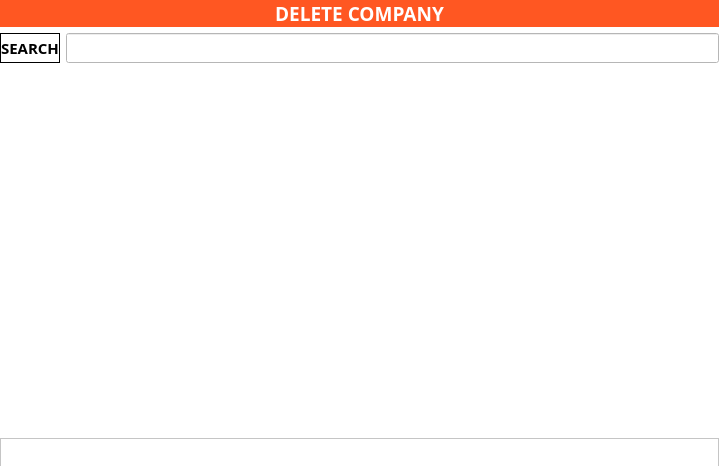
<?xml version="1.0" encoding="UTF-8"?>
<ui version="4.0">
 <class>Form</class>
 <widget class="QWidget" name="Form">
  <property name="geometry">
   <rect>
    <x>0</x>
    <y>0</y>
    <width>719</width>
    <height>466</height>
   </rect>
  </property>
  <property name="windowTitle">
   <string>Form</string>
  </property>
  <property name="styleSheet">
   <string notr="true">background-color: rgb(255, 255, 255);</string>
  </property>
  <layout class="QGridLayout" name="gridLayout">
   <property name="leftMargin">
    <number>0</number>
   </property>
   <property name="topMargin">
    <number>0</number>
   </property>
   <property name="rightMargin">
    <number>0</number>
   </property>
   <property name="bottomMargin">
    <number>0</number>
   </property>
   <item row="0" column="0">
    <widget class="QLabel" name="title">
     <property name="font">
      <font>
       <family>Open Sans</family>
       <pointsize>11</pointsize>
       <weight>75</weight>
       <bold>true</bold>
       <stylestrategy>PreferAntialias</stylestrategy>
      </font>
     </property>
     <property name="styleSheet">
      <string notr="true">background-color:rgb(255,87,34);
color: rgb(255, 255, 255);</string>
     </property>
     <property name="text">
      <string>&lt;html&gt;&lt;head/&gt;&lt;body&gt;&lt;p&gt;&lt;span style=&quot; font-size:14pt;&quot;&gt;DELETE COMPANY&lt;/span&gt;&lt;/p&gt;&lt;/body&gt;&lt;/html&gt;</string>
     </property>
     <property name="alignment">
      <set>Qt::AlignCenter</set>
     </property>
    </widget>
   </item>
   <item row="1" column="0">
    <widget class="QWidget" name="widget" native="true">
     <property name="minimumSize">
      <size>
       <width>0</width>
       <height>30</height>
      </size>
     </property>
     <property name="maximumSize">
      <size>
       <width>16777215</width>
       <height>30</height>
      </size>
     </property>
     <layout class="QGridLayout" name="gridLayout_3">
      <property name="leftMargin">
       <number>0</number>
      </property>
      <property name="topMargin">
       <number>0</number>
      </property>
      <property name="rightMargin">
       <number>0</number>
      </property>
      <property name="bottomMargin">
       <number>0</number>
      </property>
      <item row="0" column="0">
       <widget class="QLabel" name="label">
        <property name="sizePolicy">
         <sizepolicy hsizetype="Preferred" vsizetype="Preferred">
          <horstretch>0</horstretch>
          <verstretch>0</verstretch>
         </sizepolicy>
        </property>
        <property name="minimumSize">
         <size>
          <width>0</width>
          <height>30</height>
         </size>
        </property>
        <property name="maximumSize">
         <size>
          <width>150</width>
          <height>16777215</height>
         </size>
        </property>
        <property name="font">
         <font>
          <family>Open Sans</family>
          <pointsize>11</pointsize>
          <weight>75</weight>
          <bold>true</bold>
          <stylestrategy>PreferAntialias</stylestrategy>
         </font>
        </property>
        <property name="frameShape">
         <enum>QFrame::Box</enum>
        </property>
        <property name="text">
         <string>SEARCH</string>
        </property>
        <property name="alignment">
         <set>Qt::AlignCenter</set>
        </property>
       </widget>
      </item>
      <item row="0" column="1">
       <widget class="QLineEdit" name="Searchbar">
        <property name="sizePolicy">
         <sizepolicy hsizetype="Expanding" vsizetype="Expanding">
          <horstretch>0</horstretch>
          <verstretch>0</verstretch>
         </sizepolicy>
        </property>
       </widget>
      </item>
     </layout>
    </widget>
   </item>
   <item row="3" column="0">
    <widget class="QFrame" name="frame">
     <property name="sizePolicy">
      <sizepolicy hsizetype="Preferred" vsizetype="Preferred">
       <horstretch>0</horstretch>
       <verstretch>0</verstretch>
      </sizepolicy>
     </property>
     <property name="minimumSize">
      <size>
       <width>0</width>
       <height>30</height>
      </size>
     </property>
     <property name="maximumSize">
      <size>
       <width>16777215</width>
       <height>26</height>
      </size>
     </property>
     <property name="font">
      <font>
       <family>Open Sans</family>
       <stylestrategy>PreferAntialias</stylestrategy>
      </font>
     </property>
     <property name="frameShape">
      <enum>QFrame::StyledPanel</enum>
     </property>
     <property name="frameShadow">
      <enum>QFrame::Raised</enum>
     </property>
     <layout class="QGridLayout" name="gridLayout_2">
      <property name="leftMargin">
       <number>0</number>
      </property>
      <property name="topMargin">
       <number>0</number>
      </property>
      <property name="rightMargin">
       <number>0</number>
      </property>
      <property name="bottomMargin">
       <number>0</number>
      </property>
     </layout>
    </widget>
   </item>
   <item row="2" column="0">
    <widget class="QTableView" name="Companydisplay">
     <property name="font">
      <font>
       <family>Open Sans</family>
       <pointsize>10</pointsize>
       <stylestrategy>PreferAntialias</stylestrategy>
      </font>
     </property>
     <property name="frameShape">
      <enum>QFrame::NoFrame</enum>
     </property>
     <property name="frameShadow">
      <enum>QFrame::Sunken</enum>
     </property>
     <property name="midLineWidth">
      <number>9</number>
     </property>
     <property name="sizeAdjustPolicy">
      <enum>QAbstractScrollArea::AdjustToContents</enum>
     </property>
     <property name="showGrid">
      <bool>true</bool>
     </property>
     <property name="gridStyle">
      <enum>Qt::DashLine</enum>
     </property>
     <property name="sortingEnabled">
      <bool>true</bool>
     </property>
     <property name="wordWrap">
      <bool>true</bool>
     </property>
     <attribute name="horizontalHeaderMinimumSectionSize">
      <number>100</number>
     </attribute>
     <attribute name="horizontalHeaderDefaultSectionSize">
      <number>150</number>
     </attribute>
     <attribute name="horizontalHeaderHighlightSections">
      <bool>false</bool>
     </attribute>
     <attribute name="horizontalHeaderStretchLastSection">
      <bool>true</bool>
     </attribute>
     <attribute name="verticalHeaderCascadingSectionResizes">
      <bool>false</bool>
     </attribute>
     <attribute name="verticalHeaderDefaultSectionSize">
      <number>26</number>
     </attribute>
     <attribute name="verticalHeaderHighlightSections">
      <bool>true</bool>
     </attribute>
    </widget>
   </item>
  </layout>
 </widget>
 <resources/>
 <connections/>
</ui>
